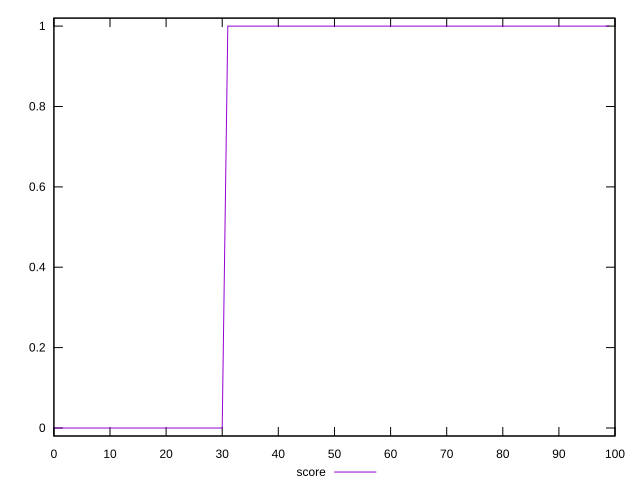

This figure's gnuplot source:
reset
set terminal svg size 640, 490 enhanced background rgb 'white'
set output "reprap/third-party-summary/samples/pages+cached+nointeractive/score/sorted.svg"

$score <<EOF
0 0
1 0
2 0
3 0
4 0
5 0
6 0
7 0
8 0
9 0
10 0
11 0
12 0
13 0
14 0
15 0
16 0
17 0
18 0
19 0
20 0
21 0
22 0
23 0
24 0
25 0
26 0
27 0
28 0
29 0
30 0
31 1
32 1
33 1
34 1
35 1
36 1
37 1
38 1
39 1
40 1
41 1
42 1
43 1
44 1
45 1
46 1
47 1
48 1
49 1
50 1
51 1
52 1
53 1
54 1
55 1
56 1
57 1
58 1
59 1
60 1
61 1
62 1
63 1
64 1
65 1
66 1
67 1
68 1
69 1
70 1
71 1
72 1
73 1
74 1
75 1
76 1
77 1
78 1
79 1
80 1
81 1
82 1
83 1
84 1
85 1
86 1
87 1
88 1
89 1
90 1
91 1
92 1
93 1
94 1
95 1
96 1
97 1
98 1
99 1
EOF

set key outside below
set yrange [-0.02:1.02]

plot \
  $score title "score" with line, \


reset
